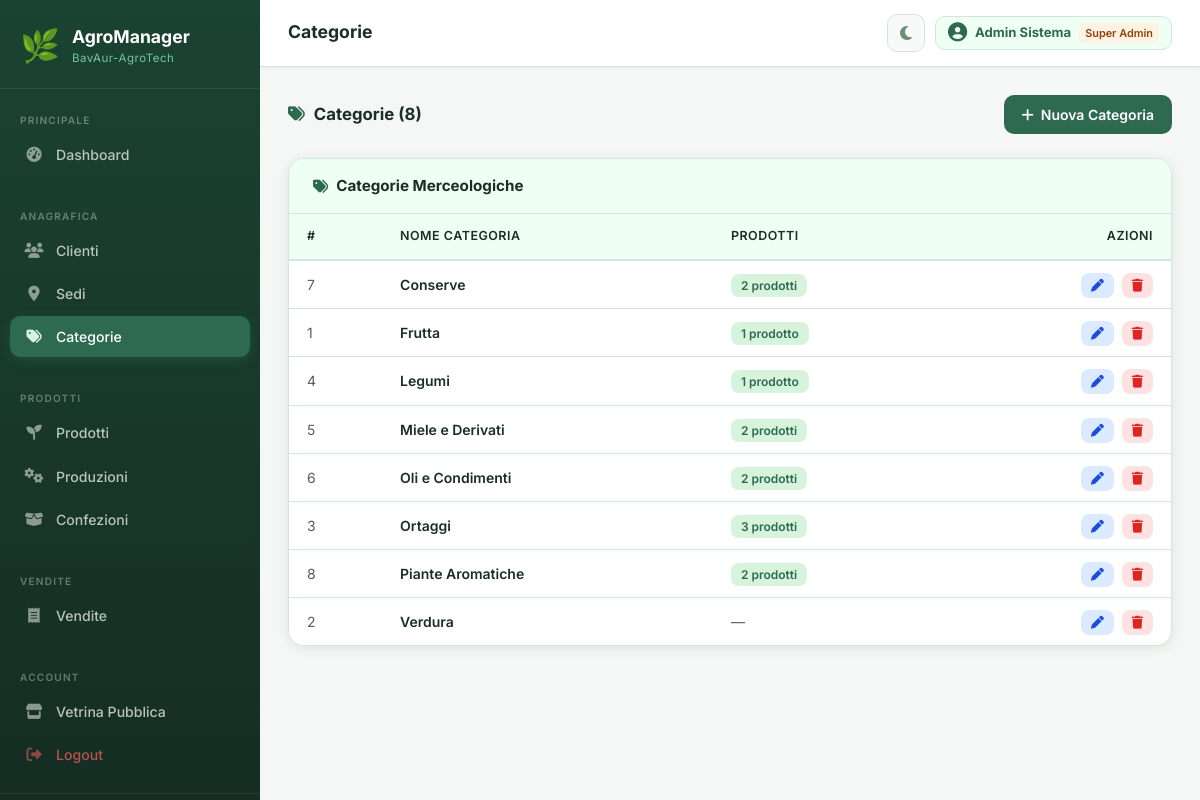
Screenshot of /root/src/categorie.php (signed in) with the database file from the repository.
### tables this page shows
CREATE TABLE CATEGORIA (
    idCategoria   INT AUTO_INCREMENT PRIMARY KEY,
    nomeCategoria VARCHAR(100) NOT NULL
);

### root/src/config/db.php (called while the page is built, shortened)
<?php
function h(mixed $v): string {
    return htmlspecialchars((string)($v ?? ''), ENT_QUOTES, 'UTF-8');
}

### root/src/categorie.php (the view, shortened to what this page needs)
<?php
require_once 'includes/auth.php';
$action = $_GET['action'] ?? 'list';
$categorie = $pdo->query("
    SELECT c.*, COUNT(p.idProdotto) AS nProdotti
    FROM CATEGORIA c LEFT JOIN PRODOTTO p ON p.idCategoria=c.idCategoria
    GROUP BY c.idCategoria ORDER BY c.nomeCategoria
")->fetchAll();
require_once 'includes/header.php';
?>
<?php if ($action==='list'): ?>
<div class="page-header">
  <h5 class="page-header-title"><i class="fa-solid fa-tags"></i> Categorie (<?= count($categorie) ?>)</h5>
  <a href="?action=create" class="btn-ag"><i class="fa-solid fa-plus"></i> Nuova Categoria</a>
</div>
<div class="ag-card">
  <div class="ag-card-header"><h6 class="ag-card-title"><i class="fa-solid fa-tags"></i> Categorie Merceologiche</h6></div>
  <div class="table-responsive">
    <?php if(empty($categorie)): ?>
      <div class="empty-state"><i class="fa-solid fa-tags"></i><p>Nessuna categoria.</p></div>
    <?php else: ?>
    <table class="ag-table table mb-0">
      <thead><tr><th>#</th><th>Nome Categoria</th><th>Prodotti</th><th class="text-end">Azioni</th></tr></thead>
      <tbody>
      <?php foreach($categorie as $c): ?>
      <tr>
        <td class="text-muted"><?= $c['idCategoria'] ?></td>
        <td class="fw-semibold"><?= h($c['nomeCategoria']) ?></td>
        <td><?= $c['nProdotti']>0?"<a href='prodotti.php?categoria={$c['idCategoria']}' class='badge-ok text-decoration-none'>{$c['nProdotti']} prodott".($c['nProdotti']!=1?'i':'o')."</a>":'<span class="text-muted">—</span>' ?></td>
        <td class="text-end">
          <a href="?action=edit&id=<?= $c['idCategoria'] ?>" class="btn-edit-sm me-1"><i class="fa-solid fa-pen"></i></a>
          <a href="?action=delete&id=<?= $c['idCategoria'] ?>" class="btn-danger-sm" onclick="return confirm('Eliminare «<?= h($c['nomeCategoria']) ?>»?')"><i class="fa-solid fa-trash"></i></a>
        </td>
      </tr>
      <?php endforeach; ?>
      </tbody>
    </table>
    <?php endif; ?>
  </div>
</div>
<?php endif; ?>
<?php require_once 'includes/footer.php'; ?>

### root/src/assets/css/style.css (style rules this page uses)
:root { --ag-dark: #1B4332; --ag-primary: #2D6A4F; --ag-medium: #40916C; --ag-light: #74C69D; --ag-pale: #D8F3DC; --ag-very-pale: #F0FFF4; --ag-bg: #F4F7F5; --ag-surface: #FFFFFF; --ag-surface2: #F8FAF9; --ag-text: #1A2E25; --ag-text-muted: #6B8F71; --ag-border: #D1E7DD; --ag-shadow: 0 2px 12px rgba(27,67,50,.10); --ag-shadow-lg: 0 8px 30px rgba(27,67,50,.15); --ag-sidebar-bg: linear-gradient(180deg,#1B4332 0%,#152d23 100%); --ag-nav-active: #2D6A4F; --ag-input-bg: #FFFFFF; --ag-warning-text:#b45309; --sidebar-w: 260px; }
*, *::before, *::after { box-sizing: border-box; margin: 0; padding: 0; }
html { transition: background-color .3s, color .3s; }
body { font-family: 'Inter', system-ui, sans-serif; background: var(--ag-bg); color: var(--ag-text); min-height: 100vh; transition: background-color .3s, color .3s; }
a { color: var(--ag-primary); text-decoration: none; }
.ag-card { background: var(--ag-surface); border: 1px solid var(--ag-border); border-radius: 16px; box-shadow: var(--ag-shadow); overflow: hidden; transition: background .3s, border-color .3s; }
.ag-card-header { display: flex; align-items: center; justify-content: space-between; padding: 18px 24px; border-bottom: 1px solid var(--ag-border); background: var(--ag-very-pale); transition: background .3s, border-color .3s; }
.ag-card-title { font-size: .95rem; font-weight: 700; color: var(--ag-text); display: flex; align-items: center; gap: 8px; margin: 0; }
.ag-card-title i { color: var(--ag-primary); }
.ag-table { width: 100%; margin: 0; font-size: .875rem; }
.ag-table thead th { background: var(--ag-very-pale); color: var(--ag-text); font-weight: 600; font-size: .78rem; text-transform: uppercase; letter-spacing: .5px; padding: 13px 18px; border-bottom: 2px solid var(--ag-border); white-space: nowrap; }
.ag-table tbody td { padding: 13px 18px; border-bottom: 1px solid var(--ag-border); vertical-align: middle; color: var(--ag-text); }
.ag-table tbody tr:last-child td { border-bottom: none; }
.badge-ok { background: var(--ag-pale); color: var(--ag-primary); font-weight: 600; border-radius: 8px; padding: 4px 10px; font-size: .75rem; }
.btn-ag { background: var(--ag-primary); color: #fff; border: none; border-radius: 10px; padding: 9px 18px; font-weight: 600; font-size: .875rem; transition: all .2s; display: inline-flex; align-items: center; gap: 7px; cursor: pointer; }
.btn-danger-sm { background: #fee2e2; border: none; color: #dc2626; border-radius: 8px; padding: 5px 10px; font-size: .8rem; transition: all .2s; cursor: pointer; }
.btn-edit-sm { background: #dbeafe; border: none; color: #1d4ed8; border-radius: 8px; padding: 5px 10px; font-size: .8rem; transition: all .2s; cursor: pointer; }
.page-header { display: flex; align-items: center; justify-content: space-between; margin-bottom: 24px; flex-wrap: wrap; gap: 12px; }
.page-header-title { font-size: 1.05rem; font-weight: 700; color: var(--ag-text); display: flex; align-items: center; gap: 9px; margin: 0; }
.page-header-title i { color: var(--ag-primary); }

### rows the page displays
categoria: idCategoria "7", nomeCategoria "Conserve", nProdotti "2"
categoria: idCategoria "1", nomeCategoria "Frutta", nProdotti "1"
categoria: idCategoria "4", nomeCategoria "Legumi", nProdotti "1"
categoria: idCategoria "5", nomeCategoria "Miele e Derivati", nProdotti "2"
categoria: idCategoria "6", nomeCategoria "Oli e Condimenti", nProdotti "2"
categoria: idCategoria "3", nomeCategoria "Ortaggi", nProdotti "3"
categoria: idCategoria "8", nomeCategoria "Piante Aromatiche", nProdotti "2"
categoria: idCategoria "2", nomeCategoria "Verdura"

### other values shown
$pageTitle "Categorie"
$user['nome'] "Admin Sistema"
count($categorie) "8"
